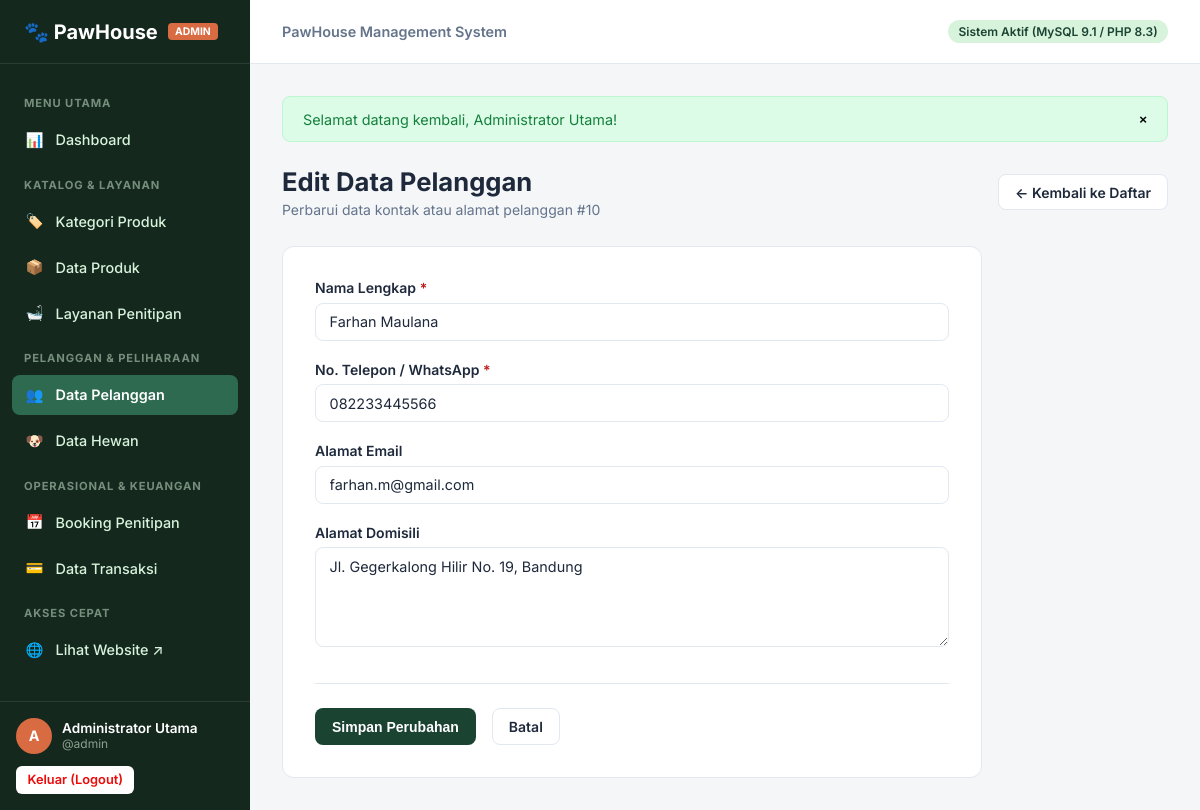
Screenshot of /admin/customers/edit.php?id=10 (signed in) with the database file from the repository.
### tables this page shows
CREATE TABLE `customers` (
  `id` INT AUTO_INCREMENT PRIMARY KEY,
  `name` VARCHAR(100) NOT NULL,
  `phone` VARCHAR(20) NOT NULL,
  `email` VARCHAR(100) NULL,
  `address` TEXT NULL,
  `created_at` TIMESTAMP DEFAULT CURRENT_TIMESTAMP
);

### includes/functions.php (called while the page is built, shortened)
<?php
function e(?string $value): string {
    return htmlspecialchars((string)$value, ENT_QUOTES, 'UTF-8');
}

### config/database.php (called while the page is built, shortened)
<?php
function base_url(string $path = ''): string {
    return BASE_URL . ($path ? '/' . ltrim($path, '/') : '');
}

### admin/customers/edit.php (the view, shortened to what this page needs)
<?php
require_once __DIR__ . '/../../config/database.php';
require_once __DIR__ . '/../../includes/functions.php';
$id = filter_input(INPUT_GET, 'id', FILTER_VALIDATE_INT);
$pdo = db();
$stmt = $pdo->prepare("SELECT * FROM customers WHERE id = ?");
$stmt->execute([$id]);
$customer = $stmt->fetch();
require_once __DIR__ . '/../../includes/admin-header.php';
?>
<div class="page-header">
    <div>
        <h1 class="page-title">Edit Data Pelanggan</h1>
        <p class="page-subtitle">Perbarui data kontak atau alamat pelanggan #<?= e($customer['id']) ?></p>
    </div>
    <div>
        <a href="<?= base_url('admin/customers/index.php') ?>" class="btn btn-outline">← Kembali ke Daftar</a>
    </div>
</div>
<div class="form-card">
    <form action="<?= base_url('admin/customers/edit.php?id=' . $id) ?>" method="POST">
        <div class="form-group">
            <label for="name" class="form-label">Nama Lengkap <span class="req">*</span></label>
            <input type="text" name="name" id="name" class="form-control" required value="<?= e($_POST['name'] ?? $customer['name']) ?>">
        </div>
        <div class="form-row">
            <div class="form-group">
                <label for="phone" class="form-label">No. Telepon / WhatsApp <span class="req">*</span></label>
                <input type="tel" name="phone" id="phone" class="form-control" required value="<?= e($_POST['phone'] ?? $customer['phone']) ?>">
            </div>
            <div class="form-group">
                <label for="email" class="form-label">Alamat Email</label>
                <input type="email" name="email" id="email" class="form-control" value="<?= e($_POST['email'] ?? $customer['email']) ?>">
            </div>
        </div>
        <div class="form-group">
            <label for="address" class="form-label">Alamat Domisili</label>
            <textarea name="address" id="address" class="form-control"><?= e($_POST['address'] ?? $customer['address']) ?></textarea>
        </div>
        <div class="form-actions">
            <button type="submit" class="btn btn-primary">Simpan Perubahan</button>
            <a href="<?= base_url('admin/customers/index.php') ?>" class="btn btn-outline">Batal</a>
        </div>
    </form>
</div>
<?php require_once __DIR__ . '/../../includes/admin-footer.php'; ?>

### assets/css/admin.css (style rules this page uses)
:root { --admin-sidebar-bg: #14281D; --admin-sidebar-hover: #1E3F2E; --admin-sidebar-active: #2D6A4F; --admin-sidebar-text: #D8F3DC; --color-primary: #1B4332; --color-primary-light: #2D6A4F; --color-accent: #D96B43; --color-accent-hover: #BF5730; --admin-bg: #F4F6F8; --admin-surface: #FFFFFF; --admin-border: #E2E8F0; --admin-text: #1E293B; --admin-text-muted: #64748B; --color-success: #15803D; --color-success-bg: #DCFCE7; --color-warning: #B45309; --color-warning-bg: #FEF3C7; --color-danger: #B91C1C; --color-danger-bg: #FEE2E2; --color-info: #0369A1; --color-info-bg: #E0F2FE; --sidebar-width: 250px; --header-height: 64px; --radius-sm: 6px; --radius-md: 8px; --radius-lg: 12px; --shadow-sm: 0 1px 2px 0 rgba(0, 0, 0, 0.05); --shadow-md: 0 4px 6px -1px rgba(0, 0, 0, 0.1), 0 2px 4px -1px rgba(0, 0, 0, 0.06); }
*, *::before, *::after { box-sizing: border-box; margin: 0; padding: 0; }
body { font-family: 'Inter', -apple-system, BlinkMacSystemFont, 'Segoe UI', Roboto, sans-serif; color: var(--admin-text); background: var(--admin-bg); min-height: 100vh; display: flex; }
.page-header { display: flex; justify-content: space-between; align-items: center; margin-bottom: 1.75rem; flex-wrap: wrap; gap: 1rem; }
.page-title { font-size: 1.6rem; font-weight: 700; color: var(--admin-text); }
.page-subtitle { font-size: 0.875rem; color: var(--admin-text-muted); margin-top: 0.25rem; }
.btn { display: inline-flex; align-items: center; justify-content: center; gap: 6px; padding: 0.55rem 1rem; font-size: 0.875rem; font-weight: 600; border-radius: var(--radius-md); border: 1px solid transparent; cursor: pointer; text-decoration: none; transition: all 0.15s ease; }
.btn-primary { background: var(--color-primary); color: #FFFFFF; }
.btn-outline { background: #FFFFFF; border-color: var(--admin-border); color: var(--admin-text); }
.form-card { background: var(--admin-surface); border: 1px solid var(--admin-border); border-radius: var(--radius-lg); padding: 2rem; max-width: 700px; }
.form-group { margin-bottom: 1.25rem; }
.form-label { display: block; font-size: 0.875rem; font-weight: 600; margin-bottom: 0.4rem; color: var(--admin-text); }
.form-label .req { color: var(--color-danger); }
.form-control { width: 100%; padding: 0.6rem 0.85rem; font-size: 0.9rem; font-family: inherit; border: 1px solid var(--admin-border); border-radius: var(--radius-md); background: #FFFFFF; color: var(--admin-text); }
textarea.form-control { resize: vertical; min-height: 100px; }
.form-actions { display: flex; gap: 1rem; margin-top: 2rem; padding-top: 1.5rem; border-top: 1px solid var(--admin-border); }

### rows the page displays
customers: id "10", name "Farhan Maulana", phone "082233445566", email "farhan.m@gmail.com", address "Jl. Gegerkalong Hilir No. 19, Bandung"

### other values shown
$currentAdmin['role'] "ADMIN"
substr($currentAdmin['name'] ?? 'A', 0, 1) "A"
$currentAdmin['name'] "Administrator Utama"
$currentAdmin['username'] "admin"
$flash['message'] "Selamat datang kembali, Administrator Utama!"
